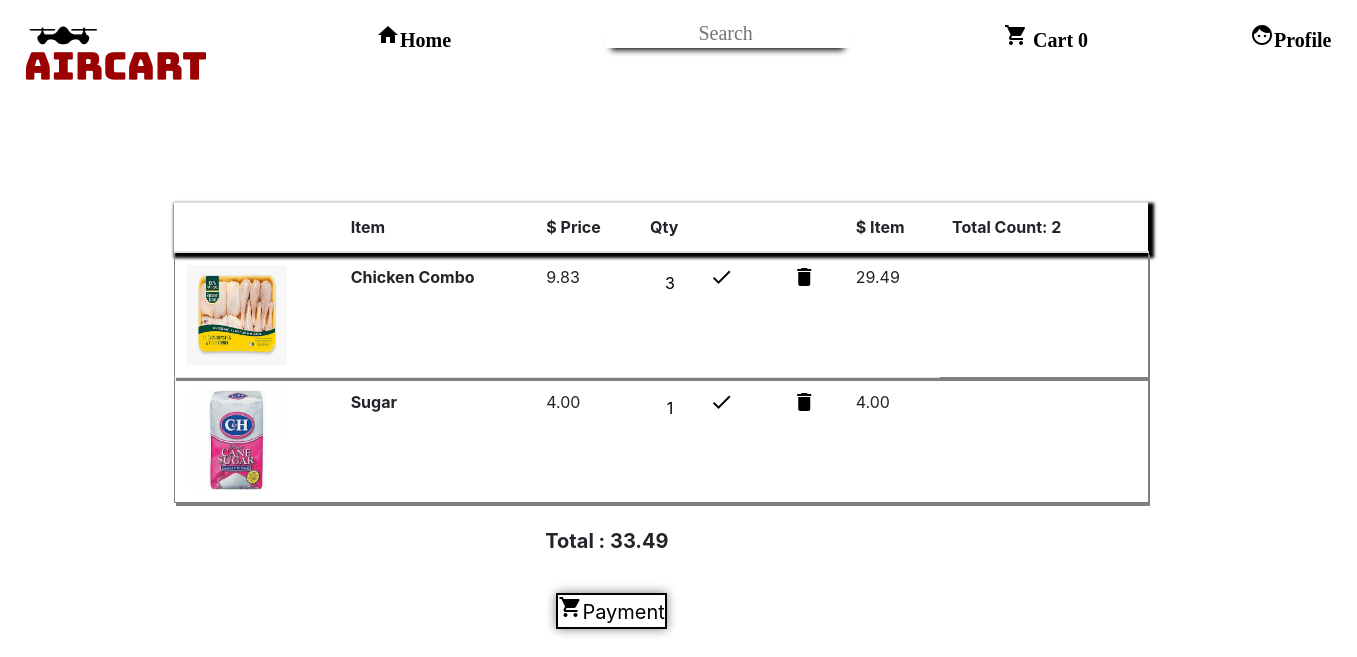
The app's page /yourCart (signed in), older data.
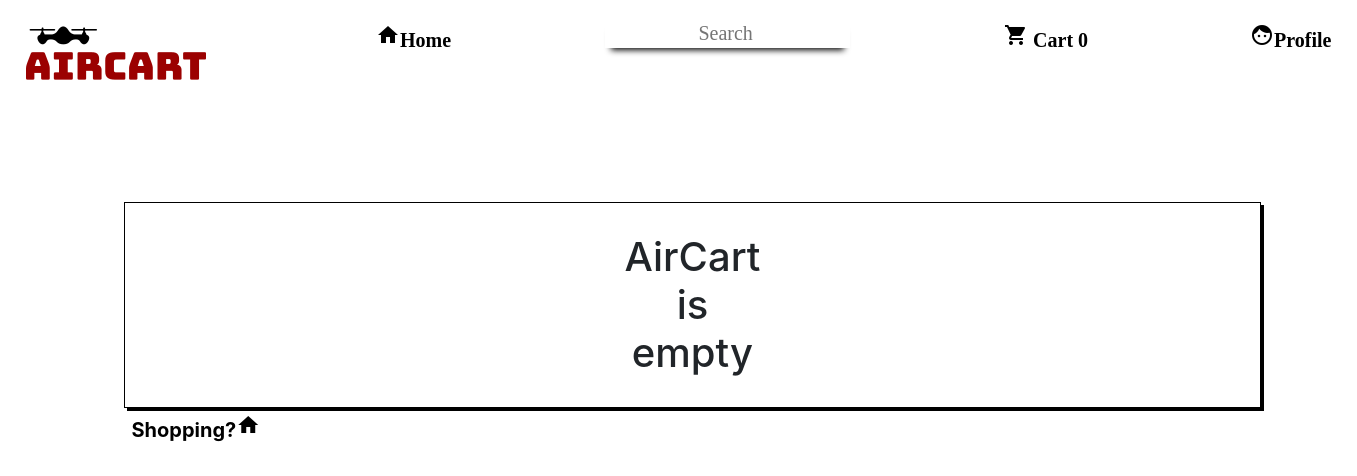
The same page, newer data.
### carts/models.py (models this page shows, shortened)
class Cart(models.Model):
    user = models.ForeignKey(settings.AUTH_USER_MODEL, on_delete= models.CASCADE, )# total price with tax
    total = models.DecimalField(max_digits=100, decimal_places=2, default=0.00) #  total price without tax
    totalCount = models.IntegerField(default=0)
    start_date  = models.DateTimeField(auto_now=False, auto_now_add=True)
    ordered_date = models.DateTimeField(auto_now=True, auto_now_add=False) #last day of updating the cart that means checkout date
    ordered = models.BooleanField(default=False)# status of a cart have been checkout or not

class CartItem(models.Model):
    cart = models.ForeignKey('Cart', null=True, blank=True, on_delete=models.CASCADE)
    product = models.ForeignKey(Product, on_delete=models.CASCADE)
    quantity = models.IntegerField(default=1)
    productTotal = models.DecimalField(max_digits=1000, decimal_places=2, default=1.00)
    start_date  = models.DateTimeField(auto_now=False, auto_now_add=True)
    ordered_date = models.DateTimeField(auto_now=True, auto_now_add=False)
    imageName =models.CharField( max_length=10000, null=True, blank= True)

### ecommerce/models.py (models this page shows, shortened)
class Product(models.Model):
    id = models.IntegerField
    title = models.CharField(max_length=120, null=False, blank=False)
    description = models.TextField(null=False, blank=False)
    price = models.DecimalField(decimal_places=2, max_digits=100, default=0.0)
    salePrice = models.DecimalField( decimal_places=2, max_digits=100, default=0.0)
    slug = models.SlugField()
    category = models.CharField(max_length=120, choices=STATUS_CHOICES, default="Others")
    timestamp = models.DateTimeField(auto_now_add=True, auto_now=False)
    updated = models.DateTimeField(auto_now_add=False, auto_now=True)
    active = models.BooleanField(default=True)
    class Meta:
        unique_together = ('title', 'slug')

### carts/views.py (the view)
# urls.py: path('yourCart', cart, name='cart'),
@login_required
def cart(request):
        try:
                cart = Cart.objects.get(user = request.user, ordered=False)
                cartItem = CartItem.objects.filter(cart=cart)
                productImage = []
                for cartItem in cartItem:
                        image = ProductImage.objects.get(product = cartItem.product, featured = True)
                        productImage.append(image.image)
                        cartItem.imageName = image.image
                        cartItem.save()
                context = {'cart': cart,'cartItem':cartItem, 'productImage':productImage, 'empty':False,}
        except:
                message_empty = "AirCart is empty"
                context = {'empty':True, 'message_empty': message_empty}
        template = 'cart/cart.html'
        return render(request, template, context)

### ecommerce/templates/cart/cart.html (shortened to what this page needs)
{% extends 'html/nav.html' %} {% block content %} {% load static %}
<head>
    <link rel="stylesheet" href="{% static "assests/cart.css" %}">
</head>
<body>
<div class="container">
    <div class="row">
    {% if empty == False %}
        <div class="column-1">
            <table class="table">
            <thead class="table-head">
                <tr>
                <th scope="col"></th>
                <th scope="col">Item</th>
                <th scope="col">$ Price</th>
                <th scope="col">Qty</th>
                <th></th>
                <th scope="col">$ Item</th>
                <th>Total Count: {{ cart.totalCount }} </th>
                <th></th>
            </thead>
            <tbody class="table-body">
            {% for item in cart.cartitem_set.all %}
            <tr class="table-bd-content">
                <td >
                    <img style="width:100px; height:100px; margin: 0 auto; border: none; " src="media/{{ MEDIA_URL }}{{ item.imageName}}" />
                </td>
                <td><b>{{ item.product.title }}</b></td>
                <td>{{ item.product.salePrice }}</td>
                <td>
                    <form action="{% url "delete_cart" item.product.slug %}" method='POST'>
                        <input  id="remove-btn" name='delete' type="number" value="{{ item.quantity }}"/>
                <button type='submit'  id="button-submit" ><span class="material-icons">done</span></button>
                    </form>
                </td>
                <td><a href='{% url "delete_cart" item.product.slug %}?qty=0'><span class="material-icons material-icons-delete">delete</span></a></td>
                <td id="productTotal">{{item.productTotal}}</td>
            {% endfor %}
        </tbody>
        </table>
        </div>
        <h1 class="tfoot-table">Total : {{ cart.total }}</h1>
        <button class="button-checkout"><a  class="checkout" href="{% url "checkout" %}"><span class="material-icons" >shopping_cart</span>Payment</a></button>
        </div>
    {% else %}
    <div id="message-empty"><h1 class="text-center" style="margin: 30px 500px">{{ message_empty }}</h1></div>
    <div class="navbar-part-group "><a href="{% url 'homeMain' %}" class="badge">Shopping?<span class="material-icons">home</span></a></div>
    {% endif %}
</div>
</body>
{% endblock content %}

Row changes from the older to the newer data that the page shows:
removed Cart: totalCount "2", total "33.49"
removed CartItem: imageName (picture), product "Chicken Combo", product.salePrice "9.83", delete "3", productTotal "29.49"
removed CartItem: imageName (picture), product "Sugar", product.salePrice "4.00", delete "1", productTotal "4.00"
Text that changed along with them:
{{ message_empty }}: (not shown) → "AirCart is empty"
text no longer shown: "Item $ Price Qty $ Item Total Count: Total : Payment"
text now shown: "Shopping?"
